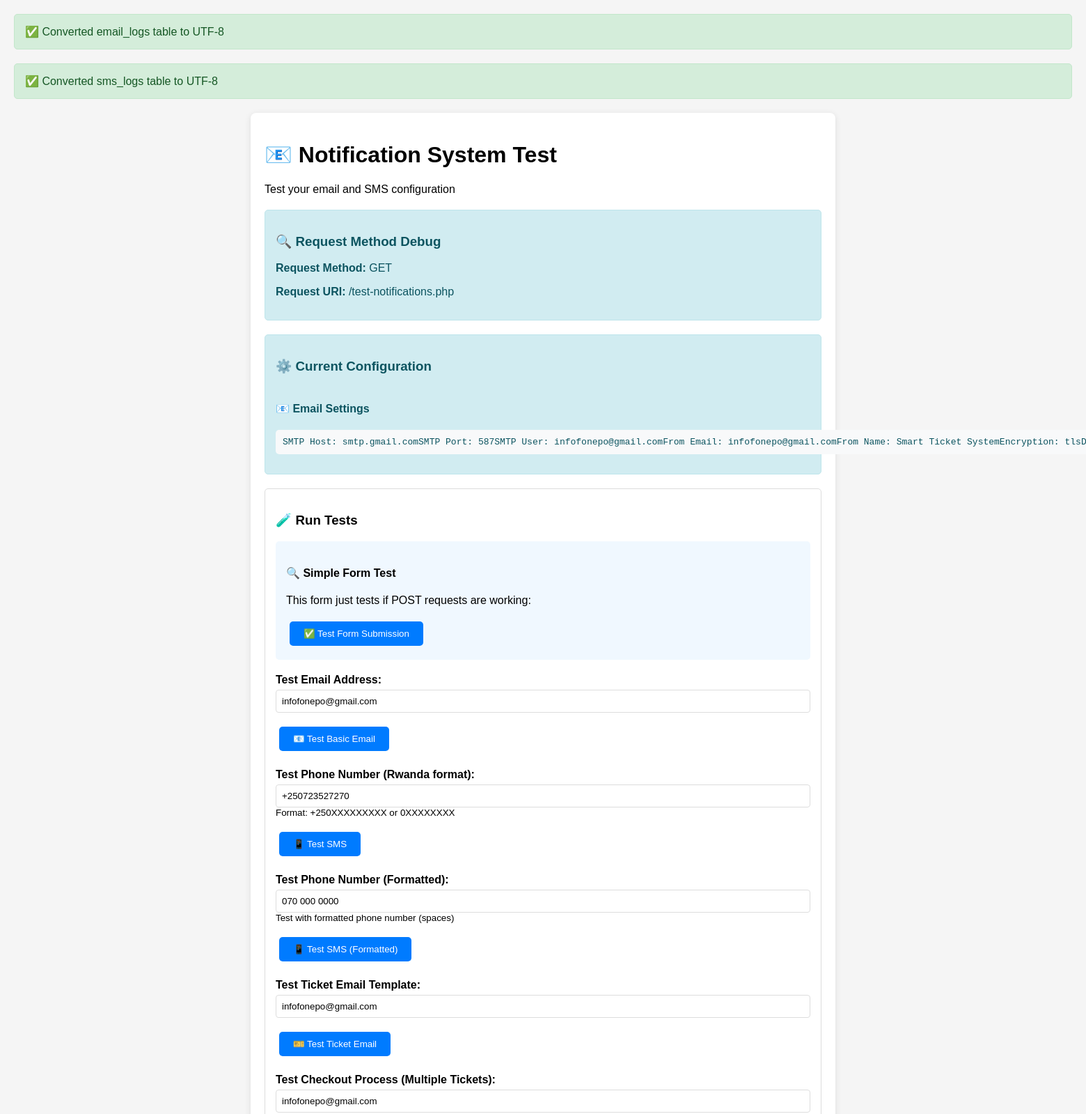
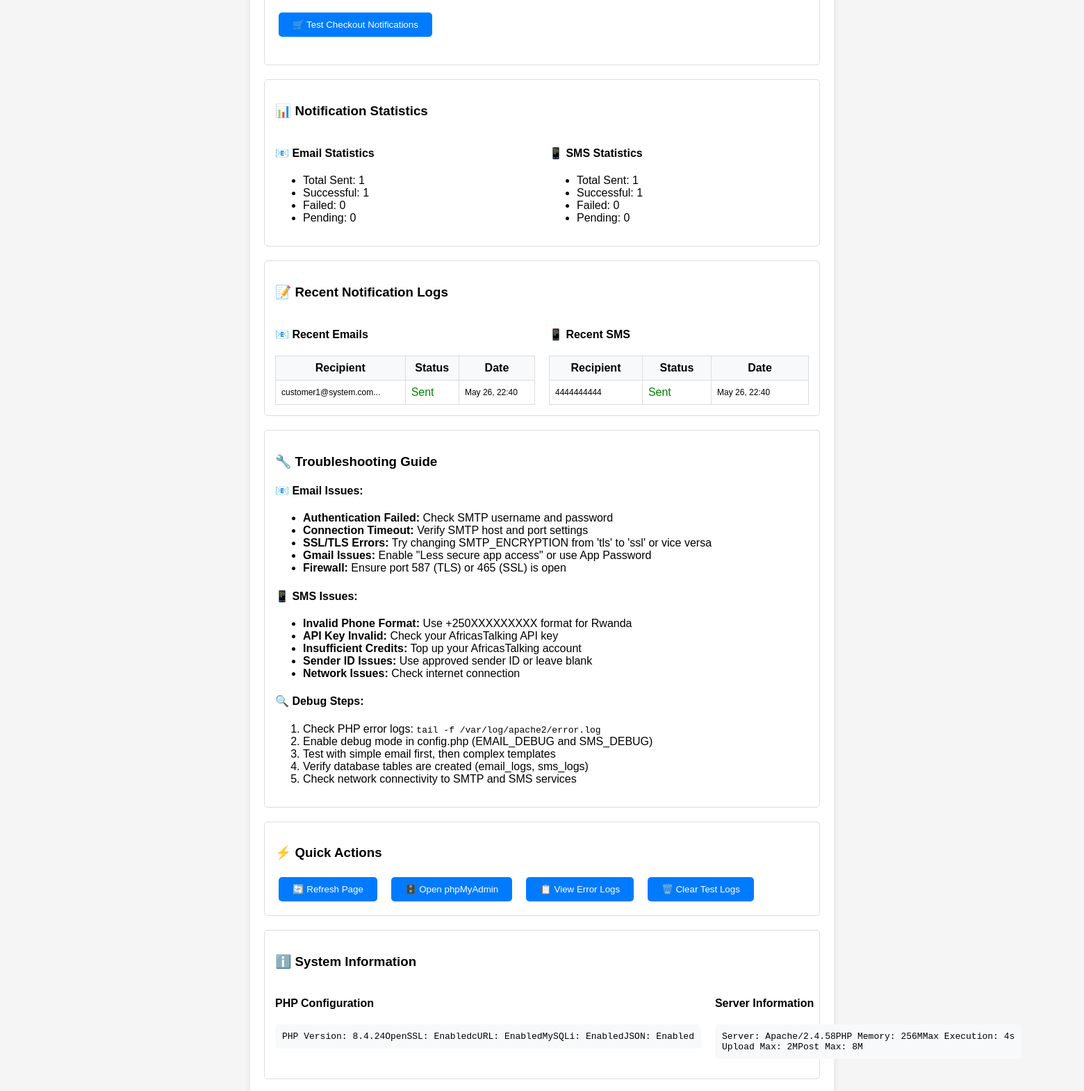
Screenshot of /test-notifications.php (upper part) with the database file from the repository (2 pictures, top to bottom).
### tables this page shows
CREATE TABLE email_logs (
    id INT AUTO_INCREMENT PRIMARY KEY,
    recipient_email VARCHAR(100) NOT NULL,
    subject VARCHAR(255) NOT NULL,
    message TEXT NOT NULL,
    status ENUM('sent', 'failed','pending') NOT NULL,
    created_at TIMESTAMP DEFAULT CURRENT_TIMESTAMP
);

CREATE TABLE sms_logs (
    id INT AUTO_INCREMENT PRIMARY KEY,
    recipient_phone VARCHAR(20) NOT NULL,
    message TEXT NOT NULL,
    status ENUM('sent', 'failed','pending') NOT NULL,
    created_at TIMESTAMP DEFAULT CURRENT_TIMESTAMP
);

### test-notifications.php (the view, shortened to what the rows shown need)
<?php
require_once 'includes/db.php';
require_once 'includes/functions.php';
try {
    $emailTableInfo = $db->fetchOne("SHOW TABLE STATUS LIKE 'email_logs'");
    if ($emailTableInfo && $emailTableInfo['Collation'] !== 'utf8mb4_unicode_ci') {
        $db->query("ALTER TABLE email_logs CONVERT TO CHARACTER SET utf8mb4 COLLATE utf8mb4_unicode_ci");
    }
    $smsTableInfo = $db->fetchOne("SHOW TABLE STATUS LIKE 'sms_logs'");
    if ($smsTableInfo && $smsTableInfo['Collation'] !== 'utf8mb4_unicode_ci') {
        $db->query("ALTER TABLE sms_logs CONVERT TO CHARACTER SET utf8mb4 COLLATE utf8mb4_unicode_ci");
    }
} catch (Exception $e) {
    echo '<div class="test-section error">❌ Character set conversion error: ' . htmlspecialchars($e->getMessage()) . '</div>';
}
?>
<!DOCTYPE html>
<html>
<head>
</head>
<body>
    <div class="container">
        <h1>📧 Notification System Test</h1>
        <div class="test-section">
            <?php
            try {
                $recentEmails = $db->fetchAll("SELECT * FROM email_logs ORDER BY created_at DESC LIMIT 5");
                $recentSMS = $db->fetchAll("SELECT * FROM sms_logs ORDER BY created_at DESC LIMIT 5");
                ?>
                <div style="display: grid; grid-template-columns: 1fr 1fr; gap: 20px;">
                    <div>
                        <?php if (empty($recentEmails)): ?>
                            <p>No email logs found.</p>
                        <?php else: ?>
                            <table style="width: 100%; border-collapse: collapse;">
                                <tr style="background: #f8f9fa;">
                                    <th style="padding: 8px; border: 1px solid #ddd;">Recipient</th>
                                    <th style="padding: 8px; border: 1px solid #ddd;">Status</th>
                                    <th style="padding: 8px; border: 1px solid #ddd;">Date</th>
                                </tr>
                                <?php foreach ($recentEmails as $email): ?>
                                    <tr>
                                        <td style="padding: 8px; border: 1px solid #ddd; font-size: 12px;">
                                            <?php echo htmlspecialchars(substr($email['recipient_email'], 0, 20)) . '...'; ?>
                                        </td>
                                        <td style="padding: 8px; border: 1px solid #ddd;">
                                            <span
                                                style="color: <?php echo $email['status'] === 'sent' ? 'green' : ($email['status'] === 'failed' ? 'red' : 'orange'); ?>">
                                                <?php echo ucfirst($email['status']); ?>
                                            </span>
                                        </td>
                                        <td style="padding: 8px; border: 1px solid #ddd; font-size: 12px;">
                                            <?php echo date('M j, H:i', strtotime($email['created_at'])); ?>
                                        </td>
                                    </tr>
                                <?php endforeach; ?>
                            </table>
                        <?php endif; ?>
                    </div>
                    <div>
                        <?php if (empty($recentSMS)): ?>
                            <p>No SMS logs found.</p>
                        <?php else: ?>
                            <table style="width: 100%; border-collapse: collapse;">
                                <tr style="background: #f8f9fa;">
                                    <th style="padding: 8px; border: 1px solid #ddd;">Recipient</th>
                                    <th style="padding: 8px; border: 1px solid #ddd;">Status</th>
                                    <th style="padding: 8px; border: 1px solid #ddd;">Date</th>
                                </tr>
                                <?php foreach ($recentSMS as $sms): ?>
                                    <tr>
                                        <td style="padding: 8px; border: 1px solid #ddd; font-size: 12px;">
                                            <?php echo htmlspecialchars($sms['recipient_phone']); ?>
                                        </td>
                                        <td style="padding: 8px; border: 1px solid #ddd;">
                                            <span
                                                style="color: <?php echo $sms['status'] === 'sent' ? 'green' : ($sms['status'] === 'failed' ? 'red' : 'orange'); ?>">
                                                <?php echo ucfirst($sms['status']); ?>
                                            </span>
                                        </td>
                                        <td style="padding: 8px; border: 1px solid #ddd; font-size: 12px;">
                                            <?php echo date('M j, H:i', strtotime($sms['created_at'])); ?>
                                        </td>
                                    </tr>
                                <?php endforeach; ?>
                            </table>
                        <?php endif; ?>
                    </div>
                </div>
                <?php
            } catch (Exception $e) {
                echo '<div class="error">Error loading logs: ' . htmlspecialchars($e->getMessage()) . '</div>';
            }
            ?>
        </div>
    </div>
</body>
</html>

### rows the page displays
email_logs: recipient_email "customer1@system.com", status "Sent", created_at "May 26, 22:40"
sms_logs: recipient_phone "4444444444", status "Sent", created_at "May 26, 22:40"

### other values shown
$_SERVER['REQUEST_METHOD'] "GET"
$_SERVER['REQUEST_URI'] "/test-notifications.php"
SMTP_HOST "smtp.gmail.com"
SMTP_PORT "587"
SMTP_USERNAME "infofonepo@gmail.com"
SMTP_FROM_EMAIL "infofonepo@gmail.com"
SMTP_FROM_NAME "Smart Ticket System"
SMTP_ENCRYPTION "tls"
$stats['emails']['total'] "1"
$stats['emails']['sent'] "1"
$stats['emails']['failed'] "0"
$stats['emails']['pending'] "0"
$stats['sms']['total'] "1"
$stats['sms']['sent'] "1"
$stats['sms']['failed'] "0"
